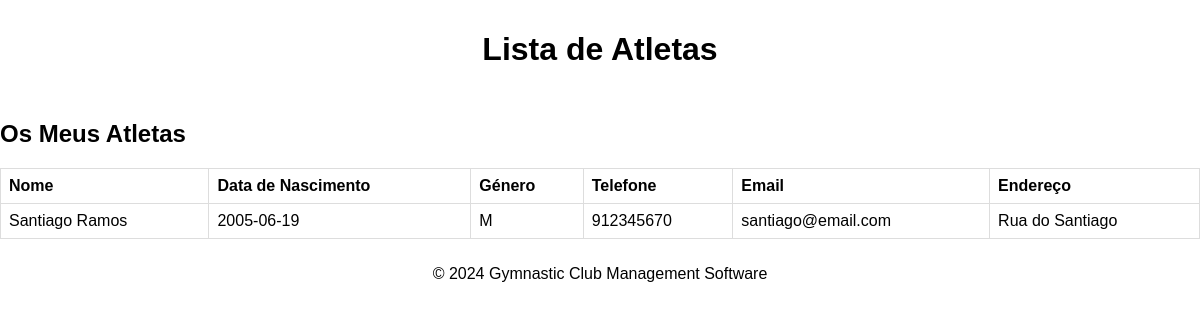
The page /frontend/list_athletes.php (signed in) on the database as committed earlier.
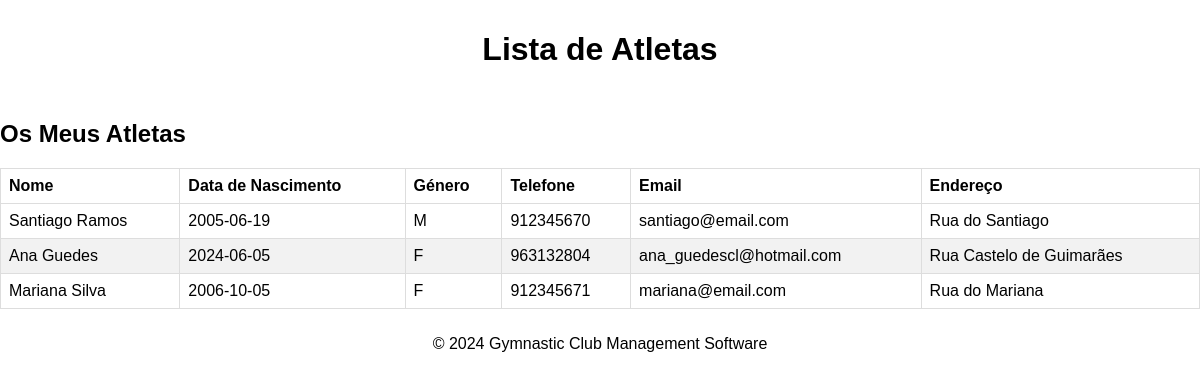
The same page on the database as committed later.
### tables this page shows
CREATE TABLE Athlete (
    idAthlete INTEGER PRIMARY KEY AUTOINCREMENT,
    name VARCHAR(255) NOT NULL,
    birthday DATE NOT NULL,
    genre VARCHAR(1) NOT NULL,
    mobile VARCHAR(20) NOT NULL,
    email VARCHAR(255) NOT NULL,
    password VARCHAR(255) NOT NULL,
    address VARCHAR(255) NOT NULL,
    ageGroup VARCHAR(255) NOT NULL,
    UNIQUE(idAthlete),
    UNIQUE(mobile),
    UNIQUE(email),
    CHECK(email LIKE '%@%')
);

### frontend/list_athletes.php (the view, shortened to what this page needs)
<!DOCTYPE html>
<html lang="pt">
<head>
    <link rel="stylesheet" href="../static/styles.css">
</head>
<body>
    <header>
        <h1>Lista de Atletas</h1>
    </header>
    <main>
        <div class="athlete-list">
            <h2>Os Meus Atletas</h2>
            <table>
                <thead>
                    <tr>
                        <th>Nome</th>
                        <th>Data de Nascimento</th>
                        <th>Género</th>
                        <th>Telefone</th>
                        <th>Email</th>
                        <th>Endereço</th>
                    </tr>
                </thead>
                <tbody>
                    <?php
                    include '../backend/db_connect.php';
                    $coach_id = $_SESSION['user_id'];
                    try {
                        $sql = "SELECT DISTINCT A.idAthlete, A.name, A.birthday, A.genre, A.mobile, A.email, A.address
                                FROM Athlete A
                                JOIN AthleteDiscipline AD ON A.idAthlete = AD.idAthlete
                                JOIN CoachingStaffDiscipline CD ON AD.idDiscipline = CD.idDiscipline
                                WHERE CD.idCoachingStaff = :coach_id";
                        $stmt = $conn->prepare($sql);
                        $stmt->bindParam(':coach_id', $coach_id);
                        $stmt->execute();
                        while ($row = $stmt->fetch(PDO::FETCH_ASSOC)) {
                            echo "<tr>";
                            echo "<td>{$row['name']}</td>";
                            echo "<td>{$row['birthday']}</td>";
                            echo "<td>{$row['genre']}</td>";
                            echo "<td>{$row['mobile']}</td>";
                            echo "<td>{$row['email']}</td>";
                            echo "<td>{$row['address']}</td>";
                            echo "</tr>";
                        }
                    } catch (Exception $e) {
                        echo "<tr><td colspan='6'>Erro: " . $e->getMessage() . "</td></tr>";
                    }
                    ?>
                </tbody>
            </table>
        </div>
    </main>
    <footer>
        <p>&copy; 2024 Gymnastic Club Management Software</p>
    </footer>
</body>
</html>

### static/styles.css (style rules this page uses)
body { margin: 0; padding: 0; box-sizing: border-box; font-family: Poppins, sans-serif; overflow: hidden; display: flex; flex-direction: column; height: 100vh; }
header { text-align: center; padding: 10px 20px; background-color: rgba(255, 255, 255, 0.5); flex-shrink: 0; font: arial; }
footer { text-align: center; padding: 10px 20px; flex-shrink: 0; }

### frontend/list_athletes.php (style rules this page uses)
table { width: 100%; border-collapse: collapse; }
th, td { border: 1px solid #dddddd; text-align: left; padding: 8px; }
tr:nth-child(even) { background-color: #f2f2f2; }

Rows that differ between the two databases and show on the page:
added athlete: name "Ana Guedes", birthday "2024-06-05", genre "F", mobile "963132804", email "ana_guedescl@hotmail.com", address "Rua Castelo de Guimarães"
now on this page (row unchanged): athlete: name "Mariana Silva", birthday "2006-10-05", genre "F", mobile "912345671", email "mariana@email.com", address "Rua do Mariana"
